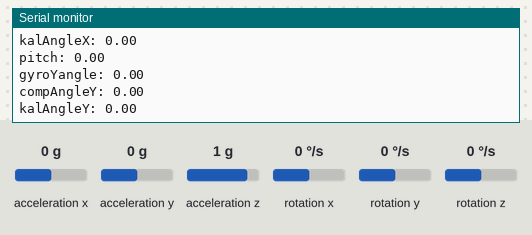
Simulated run of this sketch. Board: Arduino Uno, built with avr-gcc and run on an emulated ATmega328P. On the bench: the last lines printed to the serial monitor. Wiring (inferred from the names in the program): MPU-6050 motion sensor at I2C address 0x68. The test bench sets the inputs (shaded band); at power-on: acceleration z 1 g, rotation y 0 °/s, acceleration x 0 g, acceleration y 0 g, rotation x 0 °/s, rotation z 0 °/s.

Above: at 3.3 s.
3.4 s: acceleration z set to 0 g
At 3.71 s:
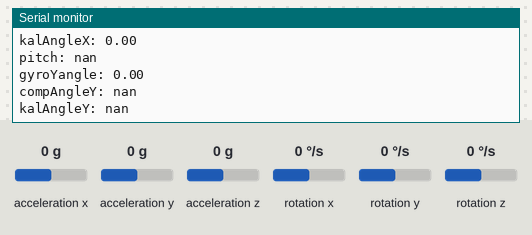
4.9 s: rotation y set to -192 °/s
At 5.42 s:
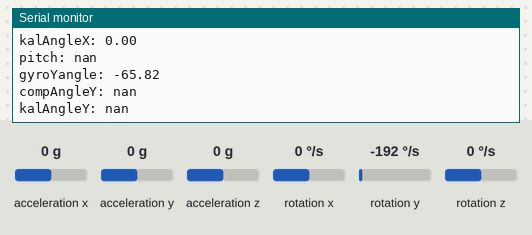
7.7 s: acceleration x set to -1.4 g
At 7.82 s:
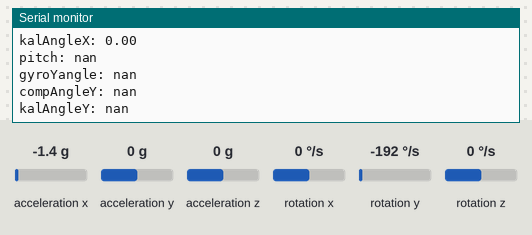
9.2 s: acceleration y set to -1.4 g
10.7 s: rotation x set to -192 °/s
Timing chart, 0 to 13.2 s (numbered marks = the images above; inputs shaded):
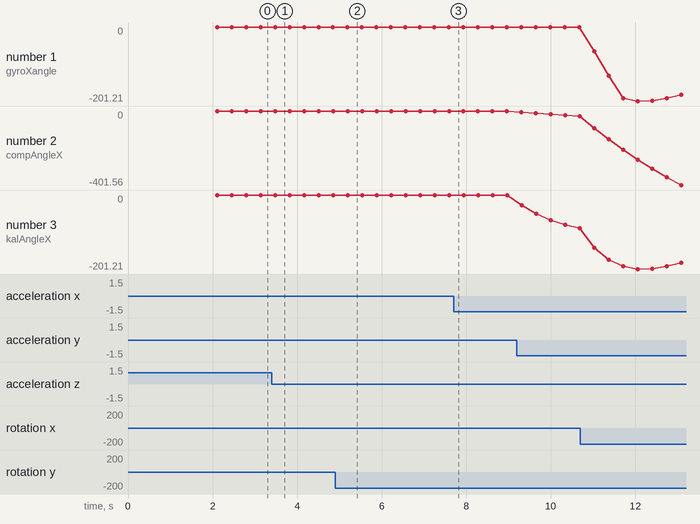

The sketch:

motion.ino
```cpp
// motion control implementation
// compiled by Ben Shukman

// angles in Quids, 10 bit ADC
// implmenetation: kalman filters, angle calculation, sensor noise reduction, PID control, motor control, remote control

// Main module   K_bot               angles in Quids, 10 bit ADC  -------------
// 4 - Checking sensor data format    display raw sensors data


#include <Wire.h>
#include <Kalman.h> // Source: https://github.com/TKJElectronics/KalmanFilter
// #include <i2c_t3.h>

#define RESTRICT_PITCH // Comment out to restrict roll to ±90deg instead - please read: http://www.freescale.com/files/sensors/doc/app_note/AN3461.pdf

Kalman kalmanX; // Create the Kalman instances
Kalman kalmanY;

/* IMU Data */
double accX, accY, accZ;
double gyroX, gyroY, gyroZ;
int16_t tempRaw;

double gyroXangle, gyroYangle; // Angle calculate using the gyro only
double compAngleX, compAngleY; // Calculated angle using a complementary filter
double kalAngleX, kalAngleY; // Calculated angle using a Kalman filter

uint32_t timer;
uint8_t i2cData[14]; // Buffer for I2C data

// TODO: Make calibration routine

int16_t AcX,AcY,AcZ,Tmp,GyX,GyY,GyZ;

void setup() {
	Serial.begin(115200);
	Wire.begin();
	#if ARDUINO >= 157
		Wire.setClock(400000UL); // Set I2C frequency to 400kHz
	#else
		TWBR = ((F_CPU / 400000UL) - 16) / 2; // Set I2C frequency to 400kHz
	#endif

	i2cData[0] = 7; // Set the sample rate to 1000Hz - 8kHz/(7+1) = 1000Hz
	i2cData[1] = 0x00; // Disable FSYNC and set 260 Hz Acc filtering, 256 Hz Gyro filtering, 8 KHz sampling
	i2cData[2] = 0x00; // Set Gyro Full Scale Range to ±250deg/s
	i2cData[3] = 0x00; // Set Accelerometer Full Scale Range to ±2g
	while (i2cWrite(0x19, i2cData, 4, false)); // Write to all four registers at once
	while (i2cWrite(0x6B, 0x01, true)); // PLL with X axis gyroscope reference and disable sleep mode

	while (i2cRead(0x75, i2cData, 1));
	if (i2cData[0] != 0x68) { // Read "WHO_AM_I" register
		Serial.print(F("Error reading sensor"));
		while (1);
	}

	delay(100); // Wait for sensor to stabilize
	delay(2000);

	/* Set kalman and gyro starting angle */
	while (i2cRead(0x3B, i2cData, 6));
	accX = (i2cData[0] << 8) | i2cData[1];
	accY = (i2cData[2] << 8) | i2cData[3];
	accZ = (i2cData[4] << 8) | i2cData[5];

	// Source: http://www.freescale.com/files/sensors/doc/app_note/AN3461.pdf eq. 25 and eq. 26
	// atan2 outputs the value of -π to π (radians) - see http://en.wikipedia.org/wiki/Atan2
	// It is then converted from radians to degrees
	#ifdef RESTRICT_PITCH // Eq. 25 and 26
		double roll  = atan2(accY, accZ) * RAD_TO_DEG;
		double pitch = atan(-accX / sqrt(accY * accY + accZ * accZ)) * RAD_TO_DEG;
	#else // Eq. 28 and 29
		double roll  = atan(accY / sqrt(accX * accX + accZ * accZ)) * RAD_TO_DEG;
		double pitch = atan2(-accX, accZ) * RAD_TO_DEG;
	#endif

	kalmanX.setAngle(roll); // Set starting angle
	kalmanY.setAngle(pitch);
	gyroXangle = roll;
	gyroYangle = pitch;
	compAngleX = roll;
	compAngleY = pitch;

	timer = micros();

	// initialize UART
	// Serial.begin(9600);
	// delay(2000);

	Wire.begin();
	Wire.beginTransmission(0x68);
	Wire.write(0x6B);  // PWR_MGMT_1 register
	Wire.write(0);     // set to zero (wakes up the MPU-6050)
	Wire.endTransmission(true);
}

void loop() {
	// Serial.print(F("i2cRead failed: "));
	// Serial.println("asdf");
	// while (i2cRead(0x3B, i2cData, 14));
	// for (uint8_t i = 0; i < 15; i++) {
	// 	Serial.println(i2cData[i]);
	// }

	while (i2cRead(0x3B, i2cData, 14));
	accX = ((i2cData[0] << 8) | i2cData[1]);
	accY = ((i2cData[2] << 8) | i2cData[3]);
	accZ = ((i2cData[4] << 8) | i2cData[5]);
	tempRaw = (i2cData[6] << 8) | i2cData[7];
	gyroX = (i2cData[8] << 8) | i2cData[9];
	gyroY = (i2cData[10] << 8) | i2cData[11];
	gyroZ = (i2cData[12] << 8) | i2cData[13];

	// Serial.print("AcX = "); Serial.print(accX);
	// Serial.print(" | AcY = "); Serial.print(accY);
	// Serial.print(" | AcZ = "); Serial.print(accZ);
	// Serial.print(" | Tmp = "); Serial.print(tempRaw/340.00+36.53);  //equation for temperature in degrees C from datasheet
	// Serial.print(" | GyX = "); Serial.print(gyroX);
	// Serial.print(" | GyY = "); Serial.print(gyroY);
	// Serial.print(" | GyZ = "); Serial.println(gyroZ);

	double dt = (double)(micros() - timer) / 1000000; // Calculate delta time
	timer = micros();

	#ifdef RESTRICT_PITCH // Eq. 25 and 26
	  double roll  = atan2(accY, accZ) * RAD_TO_DEG;
	  double pitch = atan(-accX / sqrt(accY * accY + accZ * accZ)) * RAD_TO_DEG;
	#else // Eq. 28 and 29
	  double roll  = atan(accY / sqrt(accX * accX + accZ * accZ)) * RAD_TO_DEG;
	  double pitch = atan2(-accX, accZ) * RAD_TO_DEG;
	#endif

	double gyroXrate = gyroX / 131.0; // Convert to deg/s
	double gyroYrate = gyroY / 131.0; // Convert to deg/s

	#ifdef RESTRICT_PITCH
	  // This fixes the transition problem when the accelerometer angle jumps between -180 and 180 degrees
	  if ((roll < -90 && kalAngleX > 90) || (roll > 90 && kalAngleX < -90)) {
	    kalmanX.setAngle(roll);
	    compAngleX = roll;
	    kalAngleX = roll;
	    gyroXangle = roll;
	  } else
	    kalAngleX = kalmanX.getAngle(roll, gyroXrate, dt); // Calculate the angle using a Kalman filter

	  if (abs(kalAngleX) > 90)
	    gyroYrate = -gyroYrate; // Invert rate, so it fits the restriced accelerometer reading
	  kalAngleY = kalmanY.getAngle(pitch, gyroYrate, dt);
	#else
	  // This fixes the transition problem when the accelerometer angle jumps between -180 and 180 degrees
	  if ((pitch < -90 && kalAngleY > 90) || (pitch > 90 && kalAngleY < -90)) {
	    kalmanY.setAngle(pitch);
	    compAngleY = pitch;
	    kalAngleY = pitch;
	    gyroYangle = pitch;
	  } else
	    kalAngleY = kalmanY.getAngle(pitch, gyroYrate, dt); // Calculate the angle using a Kalman filter

	  if (abs(kalAngleY) > 90)
	    gyroXrate = -gyroXrate; // Invert rate, so it fits the restriced accelerometer reading
	  kalAngleX = kalmanX.getAngle(roll, gyroXrate, dt); // Calculate the angle using a Kalman filter
	#endif

	  gyroXangle += gyroXrate * dt; // Calculate gyro angle without any filter
	  gyroYangle += gyroYrate * dt;
	  //gyroXangle += kalmanX.getRate() * dt; // Calculate gyro angle using the unbiased rate
	  //gyroYangle += kalmanY.getRate() * dt;

	  compAngleX = 0.93 * (compAngleX + gyroXrate * dt) + 0.07 * roll; // Calculate the angle using a Complimentary filter
	  compAngleY = 0.93 * (compAngleY + gyroYrate * dt) + 0.07 * pitch;

	  // Reset the gyro angle when it has drifted too much
	  if (gyroXangle < -180 || gyroXangle > 180)
	    gyroXangle = kalAngleX;
	  if (gyroYangle < -180 || gyroYangle > 180)
	    gyroYangle = kalAngleY;

	  /* Print Data */
	#if 0 // Set to 1 to activate
	  Serial.print(accX); Serial.print("\t");
	  Serial.print(accY); Serial.print("\t");
	  Serial.print(accZ); Serial.print("\t");

	  Serial.print(gyroX); Serial.print("\t");
	  Serial.print(gyroY); Serial.print("\t");
	  Serial.print(gyroZ); Serial.print("\t");

	  Serial.print("\t");
	#endif

	  Serial.print("roll: "); Serial.print(roll); Serial.print("\n");
	  Serial.print("gyroXangle: ");Serial.print(gyroXangle); Serial.print("\n");
	  Serial.print("compAngleX: ");Serial.print(compAngleX); Serial.print("\n");
	  Serial.print("kalAngleX: ");Serial.print(kalAngleX); Serial.print("\n");

	  Serial.print("\n");

	  Serial.print("pitch: ");Serial.print(pitch); Serial.print("\n");
	  Serial.print("gyroYangle: ");Serial.print(gyroYangle); Serial.print("\n");
	  Serial.print("compAngleY: ");Serial.print(compAngleY); Serial.print("\n");
	  Serial.print("kalAngleY: ");Serial.print(kalAngleY); Serial.print("\n");

	#if 0 // Set to 1 to print the temperature
	  Serial.print("\t");

	  double temperature = (double)tempRaw / 340.0 + 36.53;
	  Serial.print(temperature); Serial.print("\t");
	#endif

	  Serial.print("\r\n");
	  delay(2);
	  delay(333);
}
```

I2C.ino
```cpp
// (licence header left out)
const uint8_t IMUAddress = 0x68; // AD0 is logic low on the PCB
const uint16_t I2C_TIMEOUT = 1000; // Used to check for errors in I2C communication

uint8_t i2cWrite(uint8_t registerAddress, uint8_t data, bool sendStop) {
  return i2cWrite(registerAddress, &data, 1, sendStop); // Returns 0 on success
}

uint8_t i2cWrite(uint8_t registerAddress, uint8_t *data, uint8_t length, bool sendStop) {
  Wire.beginTransmission(IMUAddress);
  Wire.write(registerAddress);
  Wire.write(data, length);
  uint8_t rcode = Wire.endTransmission(sendStop); // Returns 0 on success
  if (rcode) {
    Serial.print(F("i2cWrite failed: "));
    Serial.println(rcode);
  }
  return rcode; // See: http://arduino.cc/en/Reference/WireEndTransmission
}

uint8_t i2cRead(uint8_t registerAddress, uint8_t *data, uint8_t nbytes) {
  uint32_t timeOutTimer;
  Wire.beginTransmission(IMUAddress);
  Wire.write(registerAddress);
  uint8_t rcode = Wire.endTransmission(false); // Don't release the bus
  if (rcode) {
    Serial.print(F("i2cRead failed: "));
    Serial.println(rcode);
    return rcode; // See: http://arduino.cc/en/Reference/WireEndTransmission
  }
  Wire.requestFrom(IMUAddress, nbytes, (uint8_t)true); // Send a repeated start and then release the bus after reading
  for (uint8_t i = 0; i < nbytes; i++) {
    if (Wire.available()) {
      data[i] = Wire.read();
      // Serial.println(data[i]); // debugging line
    }
    else {
      timeOutTimer = micros();
      while (((micros() - timeOutTimer) < I2C_TIMEOUT) && !Wire.available());
      if (Wire.available())
        data[i] = Wire.read();
      else {
        Serial.println(F("i2cRead timeout"));
        return 5; // This error value is not already taken by endTransmission
      }
    }
  }
  return 0; // Success
}
```

Kalman.cpp
```cpp
// (licence header left out)
#include "Kalman.h"

Kalman::Kalman() {
    /* We will set the variables like so, these can also be tuned by the user */
    Q_angle = 0.001f;
    Q_bias = 0.003f;
    R_measure = 0.03f;

    angle = 0.0f; // Reset the angle
    bias = 0.0f; // Reset bias

    P[0][0] = 0.0f; // Since we assume that the bias is 0 and we know the starting angle (use setAngle), the error covariance matrix is set like so - see: http://en.wikipedia.org/wiki/Kalman_filter#Example_application.2C_technical
    P[0][1] = 0.0f;
    P[1][0] = 0.0f;
    P[1][1] = 0.0f;
};

// The angle should be in degrees and the rate should be in degrees per second and the delta time in seconds
float Kalman::getAngle(float newAngle, float newRate, float dt) {
    // KasBot V2  -  Kalman filter module - http://www.x-firm.com/?page_id=145
    // Modified by Kristian Lauszus
    // See my blog post for more information: http://blog.tkjelectronics.dk/2012/09/a-practical-approach-to-kalman-filter-and-how-to-implement-it

    // Discrete Kalman filter time update equations - Time Update ("Predict")
    // Update xhat - Project the state ahead
    /* Step 1 */
    rate = newRate - bias;
    angle += dt * rate;

    // Update estimation error covariance - Project the error covariance ahead
    /* Step 2 */
    P[0][0] += dt * (dt*P[1][1] - P[0][1] - P[1][0] + Q_angle);
    P[0][1] -= dt * P[1][1];
    P[1][0] -= dt * P[1][1];
    P[1][1] += Q_bias * dt;

    // Discrete Kalman filter measurement update equations - Measurement Update ("Correct")
    // Calculate Kalman gain - Compute the Kalman gain
    /* Step 4 */
    float S = P[0][0] + R_measure; // Estimate error
    /* Step 5 */
    float K[2]; // Kalman gain - This is a 2x1 vector
    K[0] = P[0][0] / S;
    K[1] = P[1][0] / S;

    // Calculate angle and bias - Update estimate with measurement zk (newAngle)
    /* Step 3 */
    float y = newAngle - angle; // Angle difference
    /* Step 6 */
    angle += K[0] * y;
    bias += K[1] * y;

    // Calculate estimation error covariance - Update the error covariance
    /* Step 7 */
    float P00_temp = P[0][0];
    float P01_temp = P[0][1];

    P[0][0] -= K[0] * P00_temp;
    P[0][1] -= K[0] * P01_temp;
    P[1][0] -= K[1] * P00_temp;
    P[1][1] -= K[1] * P01_temp;

    return angle;
};

void Kalman::setAngle(float angle) { this->angle = angle; }; // Used to set angle, this should be set as the starting angle
float Kalman::getRate() { return this->rate; }; // Return the unbiased rate

/* These are used to tune the Kalman filter */
void Kalman::setQangle(float Q_angle) { this->Q_angle = Q_angle; };
void Kalman::setQbias(float Q_bias) { this->Q_bias = Q_bias; };
void Kalman::setRmeasure(float R_measure) { this->R_measure = R_measure; };

float Kalman::getQangle() { return this->Q_angle; };
float Kalman::getQbias() { return this->Q_bias; };
float Kalman::getRmeasure() { return this->R_measure; };
```

Kalman.h
```cpp
// (licence header left out)
#ifndef _Kalman_h_
#define _Kalman_h_

class Kalman {
public:
    Kalman();

    // The angle should be in degrees and the rate should be in degrees per second and the delta time in seconds
    float getAngle(float newAngle, float newRate, float dt);

    void setAngle(float angle); // Used to set angle, this should be set as the starting angle
    float getRate(); // Return the unbiased rate

    /* These are used to tune the Kalman filter */
    void setQangle(float Q_angle);
    void setQbias(float Q_bias);
    void setRmeasure(float R_measure);

    float getQangle();
    float getQbias();
    float getRmeasure();

private:
    /* Kalman filter variables */
    float Q_angle; // Process noise variance for the accelerometer
    float Q_bias; // Process noise variance for the gyro bias
    float R_measure; // Measurement noise variance - this is actually the variance of the measurement noise

    float angle; // The angle calculated by the Kalman filter - part of the 2x1 state vector
    float bias; // The gyro bias calculated by the Kalman filter - part of the 2x1 state vector
    float rate; // Unbiased rate calculated from the rate and the calculated bias - you have to call getAngle to update the rate

    float P[2][2]; // Error covariance matrix - This is a 2x2 matrix
};

#endif
```

Measured:
- after the input at 3.4 s, the serial monitor: prints a new line after 0.08 s (image 1)
- after the input at 4.9 s, the serial monitor: prints a new line after 0.30 s (image 2)
- plotted number 1: 0 → -183.59 after the input at 10.7 s
- plotted number 2: 0 → -27.39 after the input at 9.2 s, -27.39 → -401.56 after the input at 10.7 s
- plotted number 3: 0 → -91.05 after the input at 9.2 s, -91.05 → -183.59 after the input at 10.7 s
